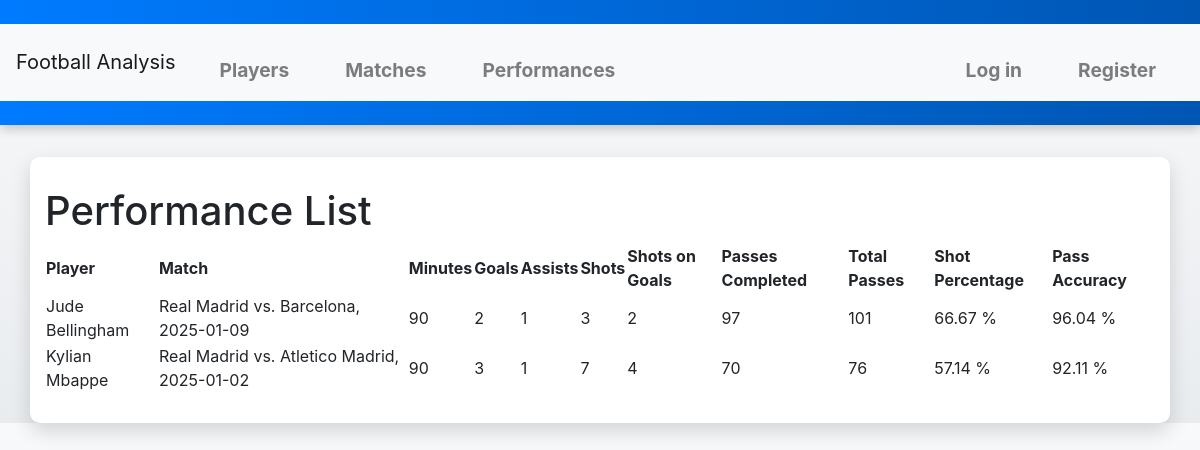
Page /performances/ on the committed database.
### football_app/models.py (models this page shows, shortened)
class Performance(models.Model):
    player = models.ForeignKey(Player, on_delete=models.CASCADE)
    match = models.ForeignKey(Match, on_delete=models.CASCADE)
    minutes = models.PositiveIntegerField(default=0)
    goals = models.PositiveIntegerField(default=0)
    assists = models.PositiveIntegerField(default=0)
    shots = models.PositiveIntegerField(default=0)
    shots_on_goals = models.PositiveIntegerField(default=0)
    total_passes = models.PositiveIntegerField(default=0)
    passes_completed = models.PositiveIntegerField(default=0)
    xg = models.FloatField(default=0.0)
    yellow_cards = models.PositiveIntegerField(default=0)
    red_cards = models.PositiveIntegerField(default=0)
    def shot_percentage(self):
        if self.shots > 0:
            return f"{(self.shots_on_goals / self.shots) * 100:.2f} %"
        return "0.00 %"
    def pass_accuracy(self):
        if self.total_passes > 0:
            return f"{(self.passes_completed / self.total_passes) * 100:.2f} %"
        return "0.00 %"

class Player(models.Model):
    name = models.CharField(max_length=200)
    age = models.CharField(default="Insert age...", max_length=10)
    position = models.CharField(max_length=30, choices=[
        ('GK', 'Goalkeeper'),
        ('LB', 'Left Back'),
        ('RB', 'Right Back'),
        ('LWB', 'Left Wing Back'),
        ('RWB', 'Right Wing Back'),
        ('CB', 'Center Back'),
        ('CDM', 'Central Defensive Midfielder'),
        ('CM', 'Central Midfielder'),
        ('CAM', 'Central Attacking Midfielder'),
        ('LW', 'Left Winger'),
        ('RW', 'Right Winger'),
        ('ST', 'Striker'),
    ])
    pref_foot = models.CharField(max_length=10, choices=[
        ('R', 'Right'),
        ('L', 'Left'),
    ])
    nationality = models.CharField(max_length=200, default="Select nationality...")
    team = models.CharField(max_length=200, default="Select team...")

class Match(models.Model):
    date = models.DateField(null=True, blank=True)
    home_team = models.CharField(max_length=200, blank=False)
    away_team = models.CharField(max_length=200, blank=False)
    competition = models.CharField(max_length=200, blank=False)
    goals_for = models.PositiveIntegerField(default=0)
    goals_against = models.PositiveIntegerField(default=0)
    def __str__(self):
        return f"{self.home_team} vs. {self.away_team}, {self.date}"

### football_app/views.py (the view)
# urls.py: path('performances/', views.performances, name='performances'),
def performances(request):
    performances = Performance.objects.order_by('match')
    context = {'performances':performances}
    return render(request, 'football_app/performances.html', context)

### football_app/templates/football_app/performances.html
{% extends "football_app/base.html" %}
{% block content %}
<h1>Performance List</h1>
<table>
    <tr>
        <th>Player</th>
        <th>Match</th>
        <th>Minutes</th>
        <th>Goals</th>
        <th>Assists</th>
        <th>Shots</th>
        <th>Shots on Goals</th>
        <th>Passes Completed</th>
        <th>Total Passes</th>
        <th>Shot Percentage</th>
        <th>Pass Accuracy</th>
    </tr>
    {% for performance in performances %}
    <tr>
        <td>{{ performance.player.name }}</td>
        <td>{{ performance.match }}</td>
        <td>{{ performance.minutes }}</td>
        <td>{{ performance.goals }}</td>
        <td>{{ performance.assists }}</td>
        <td>{{ performance.shots }}</td>
        <td>{{ performance.shots_on_goals }}</td>
        <td>{{ performance.passes_completed }}</td>
        <td>{{ performance.total_passes }}</td>
        <td>{{ performance.shot_percentage }}</td>
        <td>{{ performance.pass_accuracy }}</td>
    </tr>
    {% endfor %}
</table>
{% endblock content %}

### static/css/styles.css (style rules this page uses)
body { font-family: 'Roboto', sans-serif; background: linear-gradient(to bottom, #f8f9fa, #e9ecef); margin: 0; padding: 0; color: #343a40; line-height: 1.6; transition: all 0.3s ease-in-out; }

### rows in the picture
Performance: player.name "Jude Bellingham", match "Real Madrid vs. Barcelona, 2025-01-09", minutes "90", goals "2", assists "1", shots "3", shots_on_goals "2", passes_completed "97", total_passes "101", shot_percentage "66.67 %", pass_accuracy "96.04 %"
Performance: player.name "Kylian Mbappe", match "Real Madrid vs. Atletico Madrid, 2025-01-02", minutes "90", goals "3", assists "1", shots "7", shots_on_goals "4", passes_completed "70", total_passes "76", shot_percentage "57.14 %", pass_accuracy "92.11 %"
